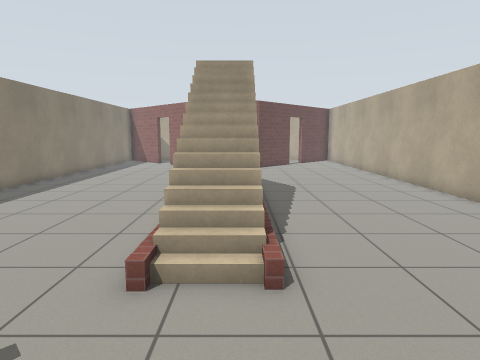
view 1 (above)

19 first-person views from a walk through a robot-simulator world made for Gazebo. The camera is 1.2 m above the floor, tilts 8° down and sees 75° across. The floor is counted in squares, 0.5 m on a side. Each view is taken from the middle of a square. On the plan, view 1 faces up. The plan holds only what a view shows up to about 19 squares ahead; the rest is blank. Gazebo's built-in surfaces are drawn with simple patterns.

view 2
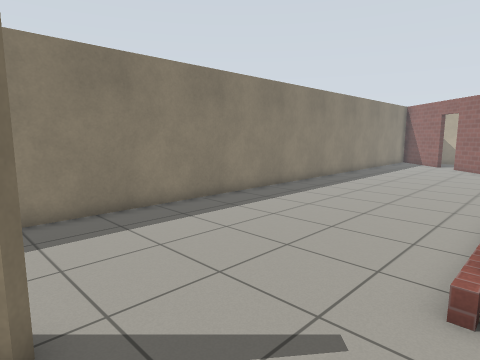

view 3
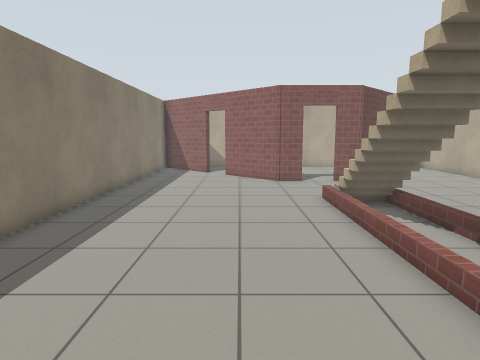

view 4
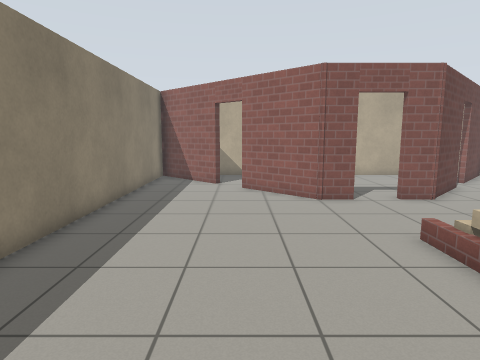

view 5
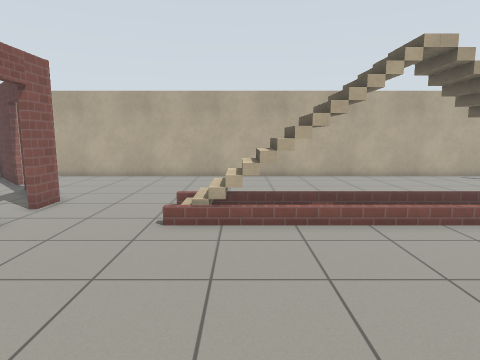

view 6
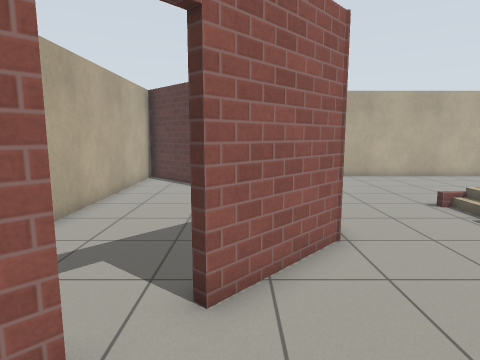

view 7
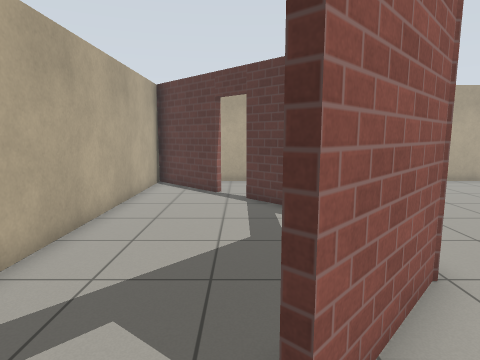

view 8
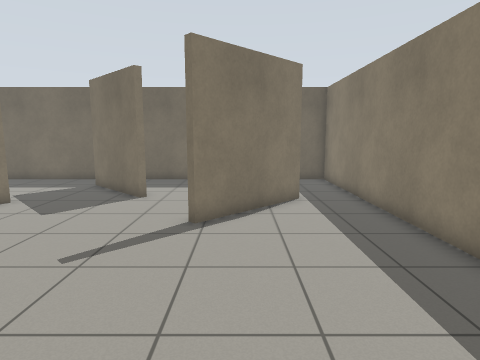

view 9
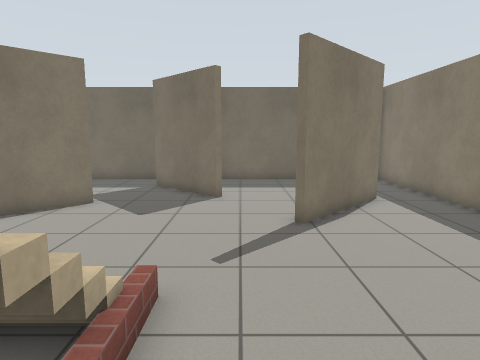

view 10
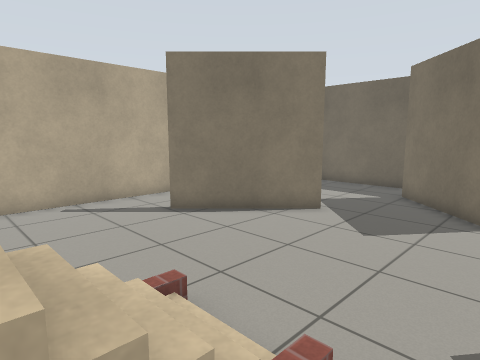

view 11
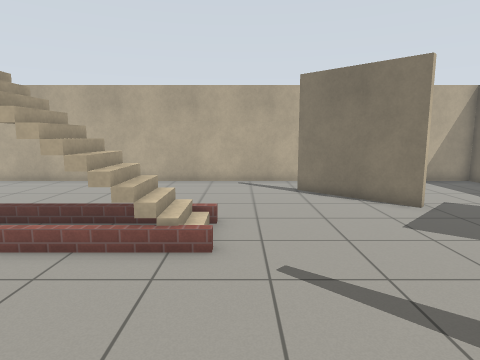

view 12
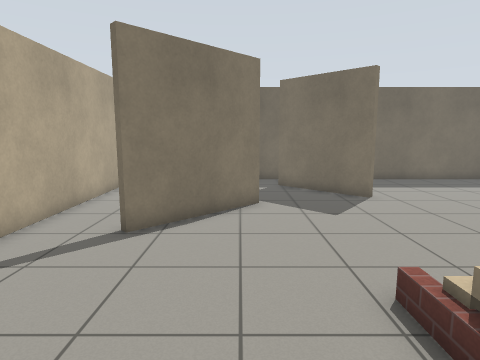

view 13
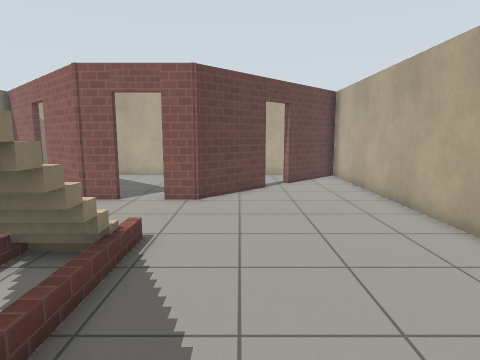

view 14
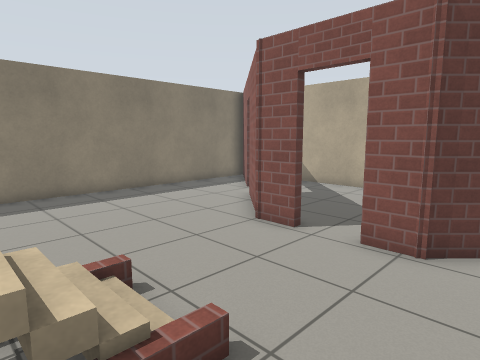

view 15
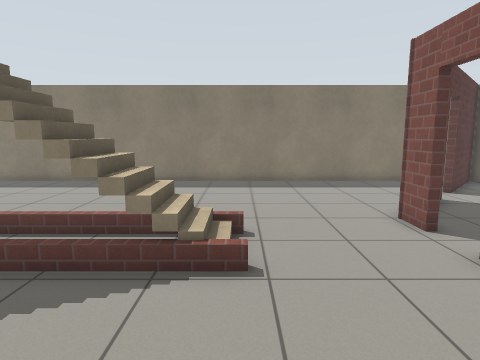

view 16
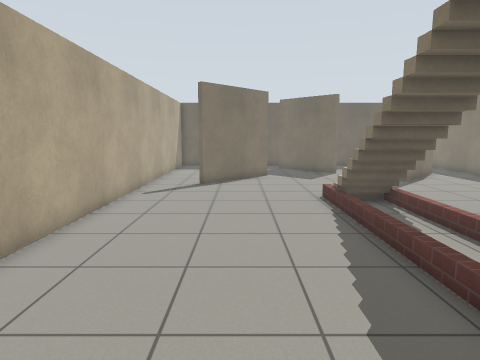

view 17
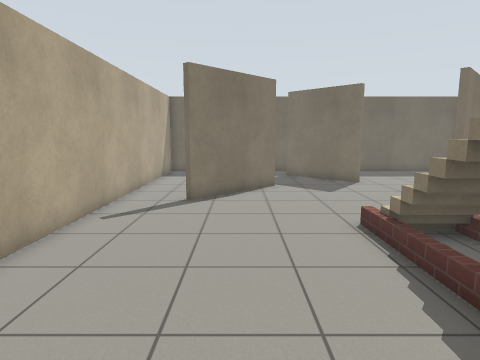

view 18
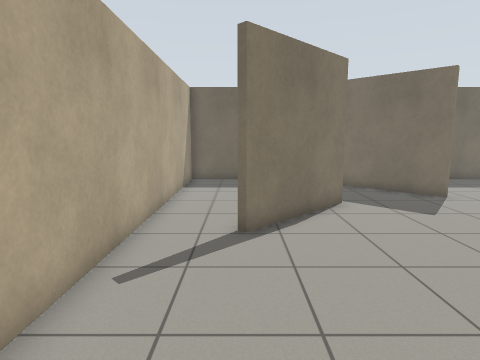

view 19
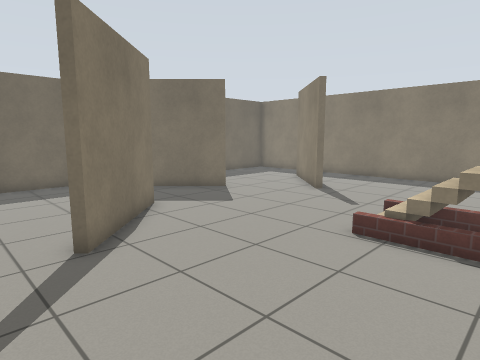

### Floor plan
Key: @ floor where view 1 was taken; # wall or solid block; . main floor; : floor 2.5 m higher than the main floor; / step, stairs or slope; D open door; = window, fence, low wall or low ledge; v drop or lower ground.
Columns run from 11 left of view 1 to 9 right of it. Each row starts with its distance up from view 1.
 32   ##################
 31 ##  ...............##
 30 ###...............###
 29 #.##.............##.#
 28 #..#D...........D#..#
 27 #....D.........DD...#
 26 #....###......##....#
 25 #......##....##.....#
 24 #.......##DD##......#
 23 #...................#
 22 #...................#
 21 #...................#
 20 #...................#
 19 #........=//=.......#
 18 #........=//........#
 17 #........=//........#
 16 #........v /........#
 15 #........v /........#
 14 #........v /........#
 13 #........v /........#
 12 #........v :........#
 11 #........v /........#
 10 #........v /........#
  9 #........v /........#
  8 #........v /........#
  7 #........v//........#
  6 #........=//........#
  5 #........=//........#
  4 #...................#
  3 #...................#
  2 #...................#
  1 #...............##..#
  0 #.....#....@...##...#
 -1 #....##.......##....#
 -2 #...##........#.....#
 -3 #..##...............#
 -4 #........##.........#
 -5 #.........##........#
 -6 #..........##.......#
 -7 #.......... ........#
 -8 #.......... ........#
 -9 #####################

Where each view was taken, in squares from view 1:
view 1: 0 up, 0 right, facing up
view 2: 0 up, 1 left, facing up-left
view 3: 7 up, 5 left, facing up
view 4: 12 up, 6 left, facing up
view 5: 17 up, 10 left, facing right
view 6: 26 up, 10 left, facing right
view 7: 27 up, 8 left, facing right
view 8: 9 up, 6 left, facing down
view 9: 9 up, 3 left, facing down
view 10: 7 up, 3 left, facing down-right
view 11: 4 up, 8 left, facing right
view 12: 9 up, 3 right, facing down
view 13: 12 up, 3 right, facing up
view 14: 17 up, 3 right, facing up-left
view 15: 19 up, 6 right, facing left
view 16: 17 up, 4 right, facing down
view 17: 13 up, 4 right, facing down
view 18: 9 up, 6 right, facing down
view 19: 8 up, 8 right, facing down-left
